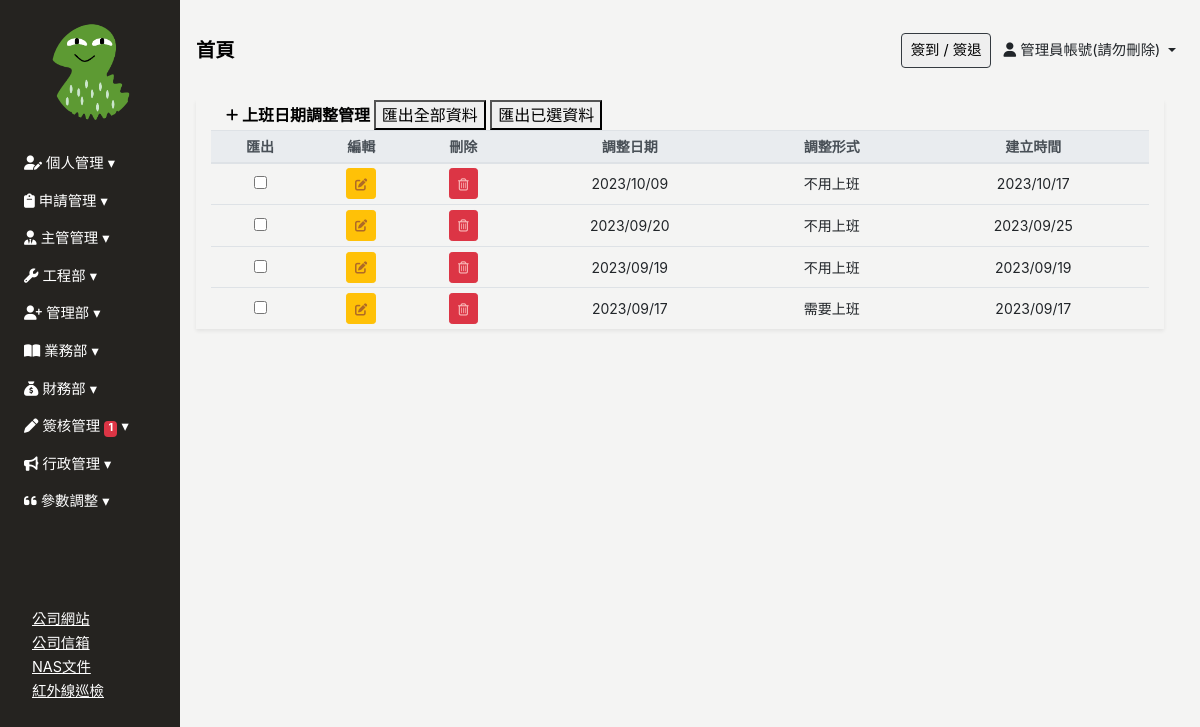
/ExtraWorkDay (signed in), run on the app's committed database.
### Backend/models.py (models this page shows, shortened)
class ModifiedModel(models.Model):
    modified_by = models.ForeignKey("Employee", on_delete=models.SET_NULL, null=True, blank=True)
    created_date = models.DateField(default=timezone.now,verbose_name='建立日期')
    update_date = models.DateField(auto_now=True, verbose_name='更新日期')
    class Meta:
        abstract = True

class Employee(ModifiedModel):
    GENDER_CHOICES = [
        ('M', '男'),
        ('F', '女'),
    ]
    BLOOD_TYPE_CHOICES = [
        ('A', 'A型'),
        ('B', 'B型'),
        ('AB','AB型'),
        ('O', 'O型'),
    ]
    MARITAL_STATUS_CHOICES = [
        ('M', '已婚'),
        ('S', '未婚'),
        ('D', '離異'),
    ]
    MILITARY_STATUS_CHOICES = [
        ('M', '義務役'),
        ('E', '免服役'),
        ('A', '替代役'),
    ]
    user = models.OneToOneField(User, null=True, blank=True, on_delete=models.CASCADE)
    profile_image = models.ImageField(upload_to='employee_profile/', blank=True, null=True, default='employee_profile/default_profile.png', verbose_name='員工照片')
    location_city = models.CharField(max_length=4, choices=LOCATION_CHOICES, null=True, blank=True, verbose_name='居住城市(用於計算)')
    uploaded_files = models.ManyToManyField(UploadedFile,blank=True,  related_name="userfile")
    annualleaves = models.ManyToManyField(AnnualLeave,blank=True,  related_name="AnnualLeave_user")
    full_name = models.CharField(max_length=30, null=True, blank=True, verbose_name='員工名稱')
    employee_id	 = models.CharField(max_length=30, blank=True,verbose_name='員工編號')
    departments = models.ForeignKey('Department', on_delete=models.SET_NULL, blank=True, null=True, related_name='employees', verbose_name='部門名稱')# 你可以通过department.employees.all()访问一个部门的所有员工。
    position = models.CharField(max_length=30, null=True, blank=True, verbose_name='職稱')
    phone_number = models.CharField(max_length=20, null=True, blank=True,verbose_name='手機號碼')
    contact_number = models.CharField(max_length=20, null=True, blank=True,verbose_name='聯絡電話(報價單顯示)')
    start_work_date = models.DateField(null=True, blank=True, verbose_name='到職日期')
    id_number = models.CharField(max_length=20, null=True, blank=True, verbose_name='身份證字號')
    birthday = models.DateField(null=True, blank=True, verbose_name='出生日期')
    gender = models.CharField(max_length=1, choices=GENDER_CHOICES, null=True, blank=True, verbose_name='性別')
    blood_type = models.CharField(max_length=2, choices=BLOOD_TYPE_CHOICES, null=True, blank=True, verbose_name='血型')
    birth_place = models.CharField(max_length=100, null=True, blank=True, verbose_name='出生地')
    marital_status = models.CharField(max_length=1, choices=MARITAL_STATUS_CHOICES, null=True, blank=True, verbose_name='婚姻狀況')
    military_status = models.CharField(max_length=1, choices=MILITARY_STATUS_CHOICES, null=True, blank=True, verbose_name='兵役狀況')
    permanent_address = models.CharField(max_length=50, null=True, blank=True, verbose_name='戶籍地址')
    current_address_city = models.CharField(max_length=50, null=True, blank=True, verbose_name='現居地址縣市')
    current_address = models.CharField(max_length=50, null=True, blank=True, verbose_name='現居地址')
    location = models.CharField(max_length=50, null=True, blank=True, verbose_name='所在地')
    company_email = models.EmailField(null=True, blank=True, verbose_name='公司E_Mail')
    personal_email = models.EmailField(null=True, blank=True, verbose_name='個人E_Mail(報價單顯示)')
    emergency_contact = models.CharField(max_length=50, null=True, blank=True, verbose_name='緊急聯絡人1')
    emergency_contact_relations = models.CharField(max_length=50, null=True, blank=True, verbose_name='關係1')
    emergency_contact_phone = models.CharField(max_length=20, null=True, blank=True, verbose_name='聯絡人電話1')
    default_salary = models.PositiveIntegerField(default=26000, null=True, blank=True, verbose_name="基本薪資")
    job_addition = models.PositiveIntegerField(default=0, null=True, blank=True, verbose_name="職務加給")
    phone_addition = models.PositiveIntegerField(default=0, null=True, blank=True, verbose_name="手機加給")
    certificates_addition = models.PositiveIntegerField(default=0, null=True, blank=True, verbose_name="證照加給")
    labor_protection = models.PositiveIntegerField(default=0, null=True, blank=True, verbose_name="勞保級距")
    health_insurance = models.PositiveIntegerField(default=0, null=True, blank=True, verbose_name="健保級距")
    labor_pension_moeny = models.PositiveIntegerField(default=6, null=True, blank=True, verbose_name="勞退級距")
    labor_pension = models.PositiveIntegerField(default=6, null=True, blank=True, verbose_name="勞退比例(%)")
    class Meta:
        verbose_name = "員工"   # 單數
        verbose_name_plural = verbose_name   #複數

class ExtraWorkDay(ModifiedModel):
    DATE_TYPE_CHOICES = [
        ('extra_work', '補班、額外上班日(這天要上班)'),
        ('day_off', '國定假日、平日休假日(這天不用上班)'),
    ]
    date = models.DateField(verbose_name="調整日期")
    date_type = models.CharField(max_length=10, choices=DATE_TYPE_CHOICES, verbose_name="日期類型")
    created_by = models.ForeignKey("Employee",related_name="ExtraWorkDay_author", on_delete=models.SET_NULL, null=True, blank=True, verbose_name='建立人')
    class Meta:
        verbose_name = "工作日調整"   # 單數
        verbose_name_plural = verbose_name   #複數
        ordering = ['-id']

### Frontend/views.py (the view)
# urls.py: path('ExtraWorkDay',login_required( views.ExtraWorkDay_ListView.as_view()), name="ExtraWorkDay"),
class ExtraWorkDay_ListView(UserPassesTestMixin,ListView):
    model = ExtraWorkDay
    template_name = 'extraworkday/extraworkday.html'
    context_object_name = 'extraworkday_list'
    def get_context_data(self, **kwargs):
        context = super().get_context_data(**kwargs)
        return context
    def test_func(self):
        return Check_Permissions(self.request.user,"管理部管理")

### Frontend/templates/extraworkday/extraworkday.html (shortened to what this page needs)
{% extends 'base/base_dashboard.html' %}
{% block import %}
{% load static%}
{% load custom_tags %}
{% endblock %}
{% block main %}
<div class="main px-3">
    <div class="client-table container-fluid shadow-sm table-responsive-lg">
        <table class="table table-sm table-hover text-center" id="table" data-toggle="table" data-sortable="true"
            data-toolbar="#toolbar" data-search="true" data-show-columns="true" data-filter-strict-search="true"
            data-show-columns-toggle-all="true" data-pagination="true" data-page-size="25" data-page-list="[25, All]"
            data-filter-control="true">
            <div id="toolbar">
                <div class="client-header container-fluid">
                    <a href="" class="font-weight-bold" id="sys_new" data-toggle="modal" data-target="#client-modal">
                        <i class="fa-solid fa-plus fa-sm" style="color: #000000;"></i> 上班日期調整管理
                    </a>
                    <button class="d-none d-md-inline-block" onclick="exportAllOptionToExcel('客戶.xlsx')"
                        data-export-url="{% url 'excel_export' %}">匯出全部資料</button>
                    <button class="d-none d-md-inline-block"
                        onclick="exportSelectedOptionToExcel('上班日期調整.xlsx')">匯出已選資料</button>
                </div>
            </div>
            <thead class="thead-light" style="font-size: 14px;">
                <tr class="text-nowrap">
                    <th data-force-hide="true" data-switchable="false" data-no-print="true" data-field="checkbox"
                        class="d-none d-md-table-cell">匯出</th>
                    <th data-force-hide="true" data-switchable="false" data-no-print="true" data-field="edit">編輯</th>
                    <th data-force-hide="true" data-switchable="false" data-no-print="true" data-field="delete">刪除</th>
                    <th data-field="date" data-sortable="true">調整日期</th>
                    <th data-field="a" data-sortable="true">調整形式</th>
                    <th data-field="b" data-sortable="true">建立時間</th>
                </tr>
            </thead>
            <tbody class="text-nowrap" style="font-size: 14px;">
                {% for client in extraworkday_list %}
                <tr>
                    <td><input type="checkbox" name="importcheckd" onclick="updateCheckedArray(this)"
                            value="{{ client.id }}"></td>
                    <td>
                        <a data-target="#client-modal" type="button" data-url="ExtraWorkDay" data-id="{{ client.id }}"
                            class=" btn btn-sm btn-warning" data-toggle="modal" onclick="LoadData(event)">
                        </a>
                    </td>
                    <td>
                        <a data-url="ExtraWorkDay" data-target="#client-modal" data-id="{{ client.id }}" type="button"
                            class="sys_del btn btn-sm btn-danger" onclick="DELETE_handleClick(event)">
                        </a>
                    </td>
                    <td>
                        {{ client.date|date:"Y/m/d" }}
                    </td>
                    <td>
                        {% if client.date_type == 'day_off' %}
                        不用上班
                        {% else %}
                        需要上班
                        {% endif %}
                    </td>
                    <td>
                        {{ client.created_date|date:"Y/m/d" }}
                    </td>
                </tr>
                {% endfor %}
            </tbody>
        </table>
    </div>
</div>
{% endblock %}

### Frontend/templates/base/sidebar.html (shortened to what this page needs)
{% load tz %}
{% load custom_tags %}
{% load static%}
<div class="sidebar pl-2 collapse width show" id="sidebarCollapse">
    <div class="sidebar-img w-50 mx-auto pt-4">
        <img src="{{ request.user.employee.profile_image.url }}" class="img-fluid" style="border-radius: 50%;object-fit: cover;" >
    </div>
    <ul class="nav flex-column mt-4" id="sidebarMenu">
        <li class="nav-item">
            <a class="nav-link collapsed" href="#" data-target="#calendarCollapse" data-toggle="collapse">
                <i class="fa-solid fa-user-pen" style="color: #ffffff;"></i> 個人管理
            </a>
        </li>
        <li class="nav-item">
            <a class="nav-link collapsed" href="#" data-target="#applicationCollapse" data-toggle="collapse">
                <i class="fa-solid fa-clipboard" style="color: #ffffff;"></i> 申請管理
            </a>
        </li>
        {% if user|in_group_T_or_F:"主管" or pass_test_func %}
        <li class="nav-item">
            <a class="nav-link collapsed" href="#" data-target="#directorCollapse" data-toggle="collapse"
                aria-expanded="false" aria-controls="directorCollapse">
                <i class="fa-solid fa-user-tie" style="color: #ffffff;"></i> 主管管理
            </a>
        </li>
        {% endif %}
        {% if user|in_group_T_or_F:"工程" or pass_test_func %}
        <li class="nav-item">
            <a class="nav-link collapsed" href="#" data-target="#engineerCollapse" data-toggle="collapse"
                aria-expanded="false" aria-controls="engineerCollapse">
                <i class="fa-solid fa-wrench" style="color: #ffffff;"></i> 工程部
            </a>
        </li>
        {% endif %}
        {% if user|in_group_T_or_F:"簽核流程管理" or user|in_group_T_or_F:"管理部" or user|in_group_T_or_F:"員工出勤" or pass_test_func %}
        <li class="nav-item">
            <a class="nav-link collapsed" href="#" data-target="#personnelCollapse" data-toggle="collapse"
                aria-expanded="false" aria-controls="personnelCollapse">
                <i class="fa-solid fa-user-plus" style="color: #ffffff;"></i> 管理部
            </a>
        </li>
        {% endif %}
        {% if user|in_group_T_or_F:"業務" or pass_test_func %}
        <li class="nav-item">
            <a class="nav-link collapsed" href="#" data-target="#salesCollapse" data-toggle="collapse"
                aria-expanded="false" aria-controls="salesCollapse">
                <i class="fa-solid fa-book-open" style="color: #ffffff;"></i> 業務部
            </a>
        </li>
        {% endif %}
        {% if user|in_group_T_or_F:"財務部" or pass_test_func %}
        <li class="nav-item">
            <a class="nav-link collapsed" href="#financialCollapse" data-toggle="collapse" aria-expanded="false"
                aria-controls="financialCollapse">
                <i class="fa-solid fa-sack-dollar" style="color: #ffffff;"></i> 財務部
            </a>
        </li>
        {% endif %}
        <li class="nav-item">
            <a class="nav-link collapsed" href="#approvalCollapse" data-toggle="collapse" aria-expanded="false"
                aria-controls="approvalCollapse">
                <i class="fa-solid fa-pen" style="color: #ffffff;"></i> 簽核管理
                {% if approval_count > 0 %}
                <span class="badge badge-danger">{{ approval_count }}</span>
                {% endif %}
            </a>
        </li>
        {% if user|in_group_T_or_F:"公告" or pass_test_func %}
        <li class="nav-item">
            <a class="nav-link collapsed" href="#newsCollapse" data-toggle="collapse" aria-expanded="false"
                aria-controls="newsCollapse">
                <i class="fa-solid fa-bullhorn" style="color: #ffffff;"></i> 行政管理
            </a>
        </li>
        {% endif %}
        {% if pass_test_func or  user|in_group_T_or_F:"參數管理"  %}
        <li class="nav-item">
            <a class="nav-link collapsed" href="#OP" data-toggle="collapse" aria-expanded="false" aria-controls="OP">
                <i class="fa-solid fa-quote-left" style="color: #ffffff;"></i> 參數調整
            </a>
        </li>
        {% endif %}
        <li class="nav-item" style="margin-top: 50%;">
            <ul class="nav flex-column ml-4">
                <li>
                    <a href="https://web.hocom.tw/h/index?key=aqurz" type="button" style="text-decoration: underline;">公司網站</a>
                </li>
                <li>
                    <a href="http://211.75.230.86/webmail-cgi/XwebMail?_task=login&_remove=1" type="button" style="text-decoration: underline;">公司信箱</a>
                </li>
                <li>
                    <a href="https://211.75.230.87:5001/#/signin" type="button" style="text-decoration: underline;">NAS文件</a>
                </li>
                <li>
                    <a href="https://www.wgi.tw:5557/logout" type="button" style="text-decoration: underline;">紅外線巡檢</a>
                </li>
            </ul>
        </li>
    </ul>
</div>

### Frontend/templates/base/header.html (shortened to what this page needs)
<header class="d-flex justify-content-between align-items-center px-3">
    <div>
        <a href="{% url 'index' %}" style="color: #000; text-decoration: none;">
            <span class="font-weight-bold" style="font-size: clamp(1rem, 2vw, 1.2rem);">
                首頁
            </span>
        </a>
    </div>
    <div>
        <button type="button" class="display-none border border-dark rounded mr-2" data-toggle="modal" data-target="#clock-inout" @click="catchDateTime">
            簽到 / 簽退
        </button>
        <span class="display-none dropdown-toggle mr-2 employee_full_name" data-toggle="dropdown">
            <i class="fa-solid fa-user"></i> {{ request.user.employee.full_name }}
        </span>
    </div>
</header>
{% load static %}

### data on the page
ExtraWorkDay: date "2023/10/09", date_type "不用上班", created_date "2023/10/17"
ExtraWorkDay: date "2023/09/20", date_type "不用上班", created_date "2023/09/25"
ExtraWorkDay: date "2023/09/19", date_type "不用上班", created_date "2023/09/19"
ExtraWorkDay: date "2023/09/17", date_type "需要上班", created_date "2023/09/17"

### other printed values
{{ approval_count }} "1"
{{ request.user.employee.full_name }} "管理員帳號(請勿刪除)"
